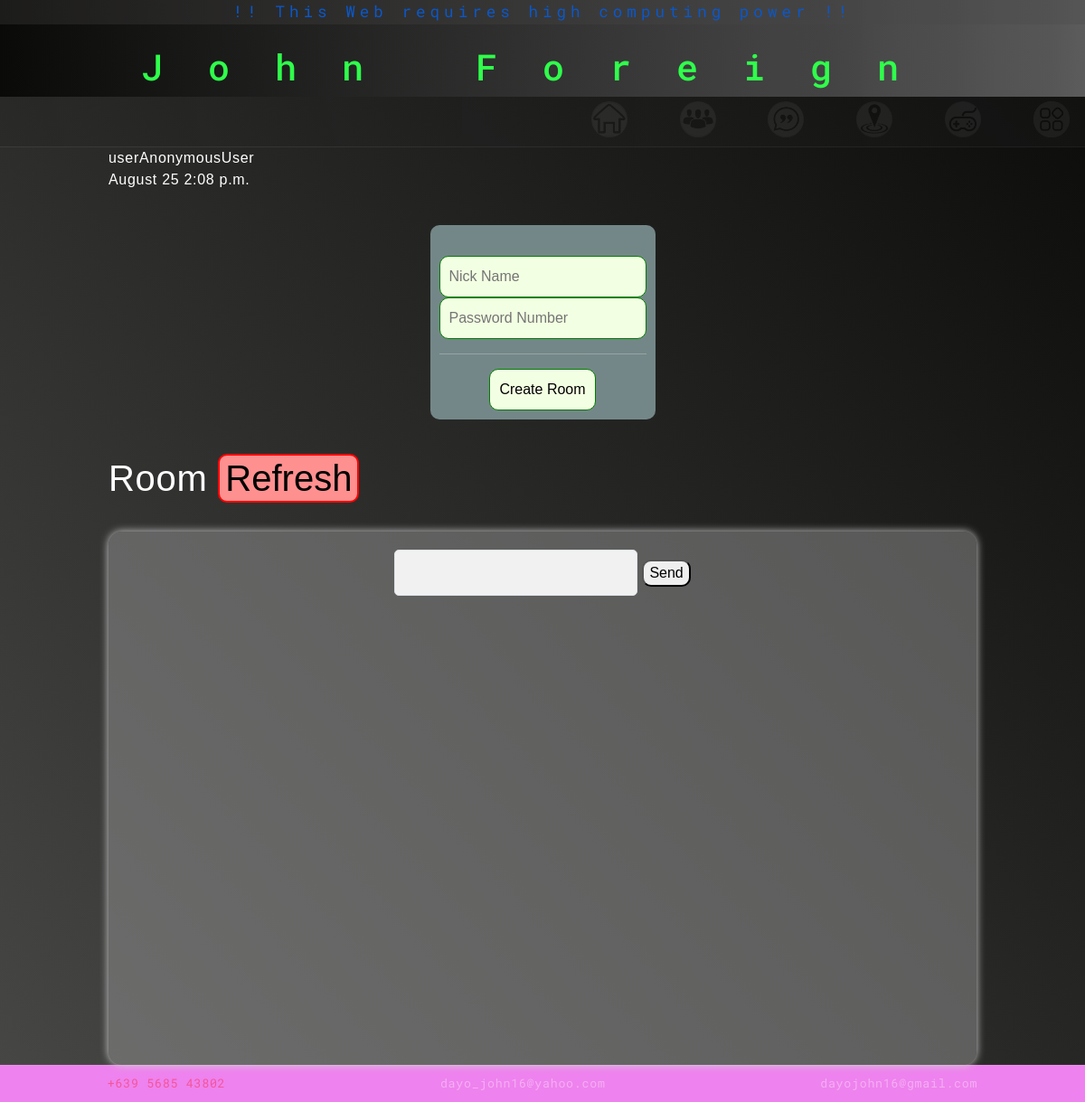
Page /street_race/ on the earlier database version.
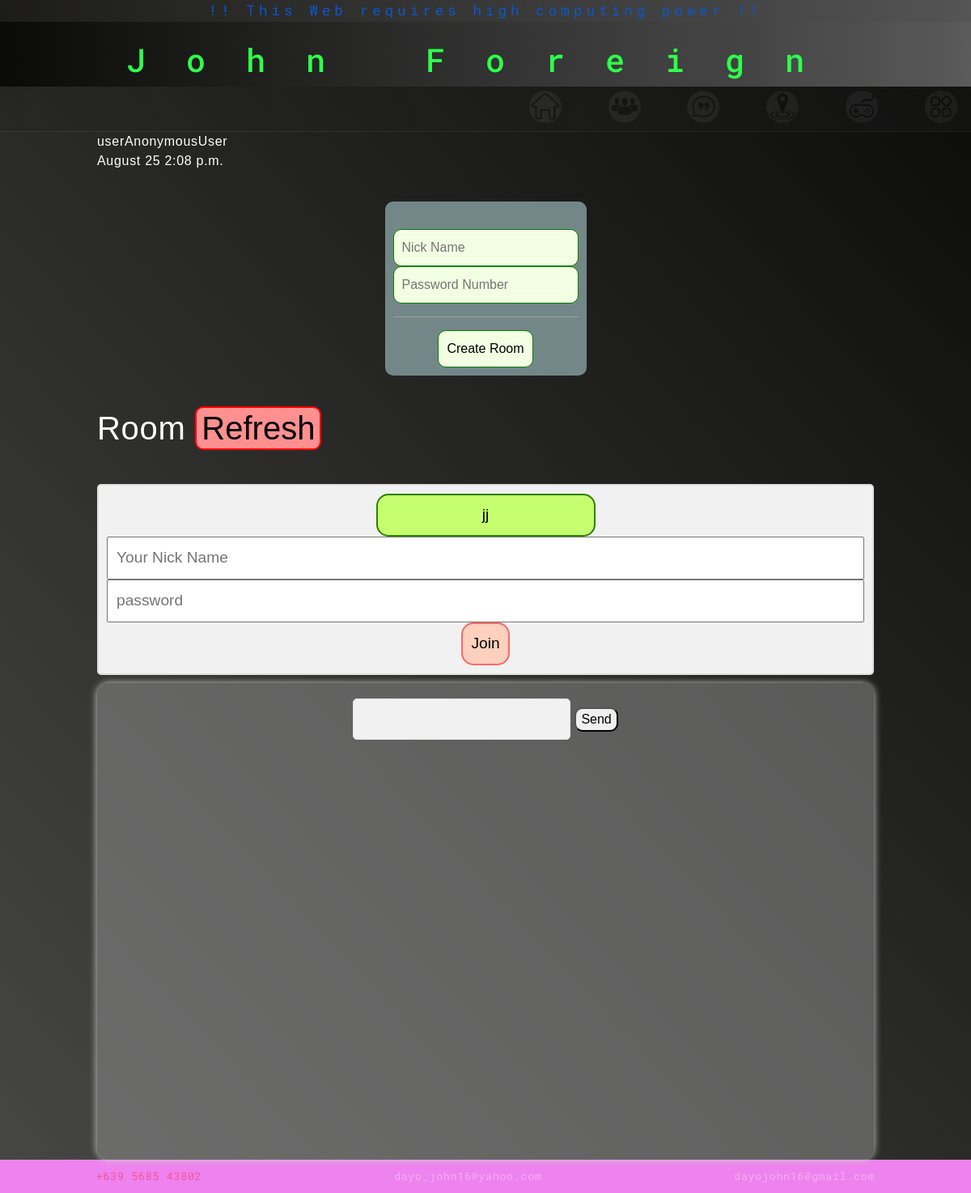
Same page on the later database version.
### a_street_race/models.py (models this page shows)
class Room(models.Model):
    room_code = models.IntegerField(blank=True)
    player1 = models.CharField(max_length=64, blank=True)
    player2 = models.CharField(max_length=64, blank=True)
    full = models.BooleanField(default=False)
    sticker1 = models.CharField(max_length=64, blank=True)
    sticker2 = models.CharField(max_length=64, blank=True)

### a_street_race/views.py (the view)
# urls.py: path("", views.index, name="index"),
def index(request):
    return render(request, 'a_street_race/index.html', {
        'room': Room.objects.filter(full=False).order_by('id').reverse(),
        'form':NewRace()
    })

### a_street_race/views.py
class NewRace(forms.Form):
    name = forms.CharField(label="",widget=forms.TextInput(attrs={'placeholder': 'Nick Name'}))
    code = forms.IntegerField(label="",widget=forms.NumberInput(attrs={'placeholder': 'Password Number'}))

### a_street_race/templates/a_street_race/index.html (shortened to what this page needs)
{% extends "a_index/layout.html" %}
{% block body %}
{% load static %}
user{{request.user}}<br>
 {% now " F j g:m  a " %}<br>
<div class="container-main-main">
    <div>
        <div class="r-container-form">
            {{pass}}<br>
            <form method="post" action="{% url 'street_race:create' %}">
                {{form.name}}<br>
                {{form.code}}<br>
                <hr>
                <input type="submit" value="Create Room">
            </form>
        </div>
    </div>
</div>
<div>
    <h1>Room <button class="r-button" onclick="refresh()">Refresh</button></h1>
    {{message}}<br>
        {% for r in room %}
        <div class="cent">
            <div class="all_message">
                <form method="post" action="{% url 'street_race:join' %}">
                <input readonly class="inp"  id="r-host" name="host" value="{{r.player1}}">
                <br>
                <input name="name" placeholder="Your Nick Name">
                <br>
                <input type="number" name="code" placeholder="password" required>
                <br>
                <input class="inp" class="r-button" type="submit" value="Join">
                </form>
            </div>
        </div>
        {% endfor %}
</div>
<div class="r-chatbox-c">
    <div class="r-chatbox-b">
        <input class="message_general border" maxlength="18">
        <button onclick="message_general()" onclick="document.querySelector('.message_general').value = ''">Send</button>
    </div>
    <div class="r-chatbox">
    </div>
</div>
{% endblock %}

Differences in the rows shown:
added Room: host "jj"
